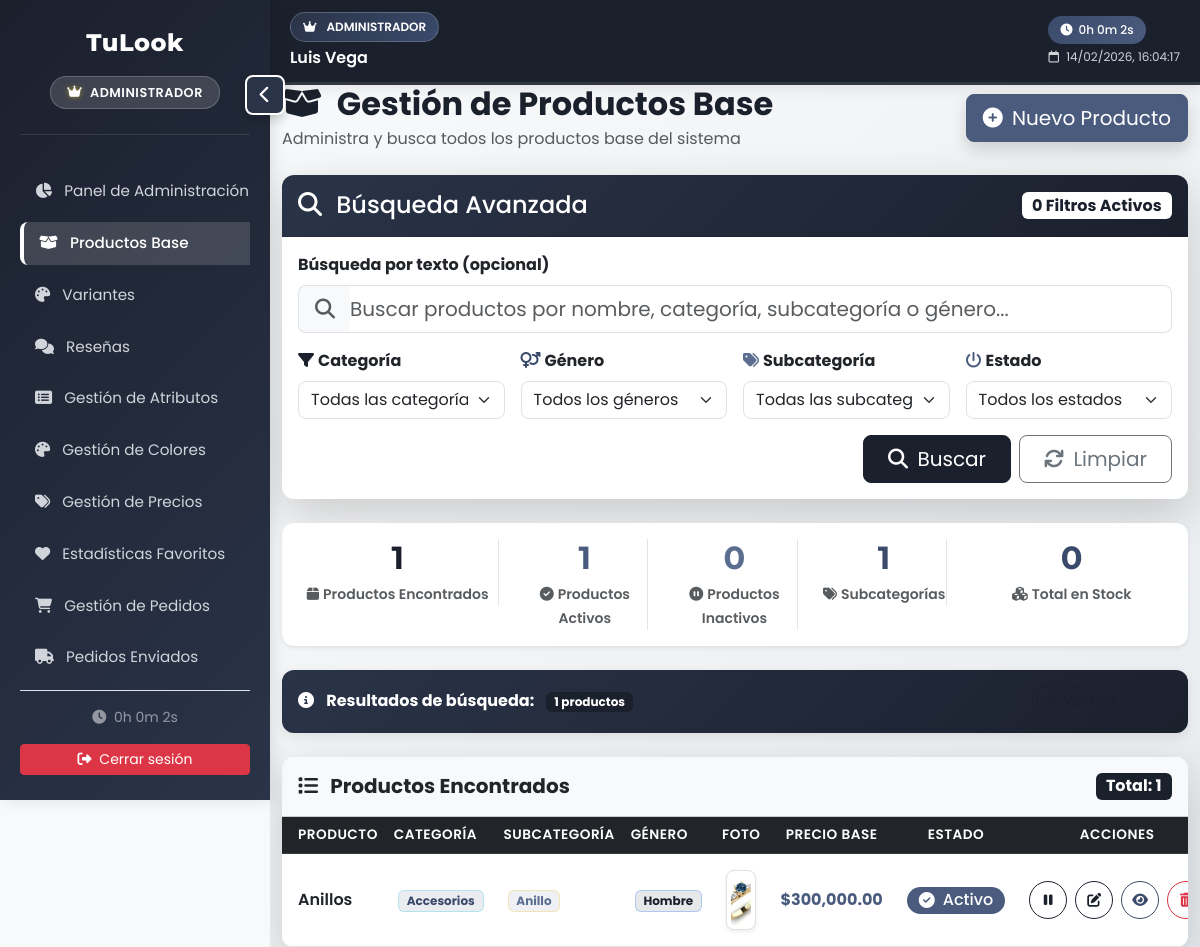
/?c=Admin&a=productos&fresh=1 (signed in), run on the app's committed database.
### tables this page shows
CREATE TABLE `articulo` (
  `ID_Articulo` int(11) NOT NULL,
  `N_Articulo` varchar(45) NOT NULL,
  `Foto` varchar(300) NOT NULL,
  `ID_Categoria` int(11) NOT NULL,
  `ID_SubCategoria` int(11) NOT NULL,
  `ID_Genero` int(11) NOT NULL,
  `ID_Precio` int(11) NOT NULL,
  `Activo` int(11) NOT NULL DEFAULT 0
);

CREATE TABLE `categoria` (
  `ID_Categoria` int(11) NOT NULL,
  `N_Categoria` varchar(45) NOT NULL
);

CREATE TABLE `subcategoria` (
  `ID_SubCategoria` int(11) NOT NULL,
  `SubCategoria` varchar(50) NOT NULL,
  `ID_Categoria` int(11) DEFAULT NULL,
  `AtributosRequeridos` varchar(100) DEFAULT '1,2' COMMENT 'IDs de tipo_atributo separados por coma'
);

CREATE TABLE `genero` (
  `ID_Genero` int(11) NOT NULL,
  `N_Genero` varchar(45) NOT NULL
);

CREATE TABLE `precio` (
  `ID_precio` int(11) NOT NULL,
  `Valor` decimal(10,2) NOT NULL,
  `FechaAct` datetime NOT NULL,
  `Activo` int(11) NOT NULL
);

### views/admin/productos.php (the view, shortened to what the rows shown need)
<div class="container-fluid">
    <div class="d-flex justify-content-between align-items-center mb-4">
        <div>
            <h2 class="fw-bold mb-1" style="color: var(--primary-dark);">
                <i class="fas fa-box-open me-2"></i> Gestión de Productos Base
            </h2>
        </div>
    </div>
    <?php if (!empty($articulos) || isset($terminoBusqueda)): ?>
    <div class="row mb-4">
        <div class="col-12">
            <div class="card border-0 shadow-sm stats-card">
                <div class="card-body py-3">
                    <div class="row text-center">
                        <div class="col-md-3">
                            <div class="border-end">
                                <h2 class="fw-bold text-primary mb-1"><?= count($articulos) ?></h2>
                                <small class="text-muted fw-semibold">
                                    <i class="fas fa-box me-1"></i>Productos Encontrados
                                </small>
                            </div>
                        </div>
                        <div class="col-md-2">
                            <div class="border-end">
                                <h2 class="fw-bold text-success mb-1">
                                    <?= count(array_filter($articulos, fn($a) => !empty($a['Activo']))) ?>
                                </h2>
                                <small class="text-muted fw-semibold">
                                    <i class="fas fa-check-circle me-1"></i>Productos Activos
                                </small>
                            </div>
                        </div>
                        <div class="col-md-2">
                            <div class="border-end">
                                <h2 class="fw-bold text-warning mb-1">
                                    <?= count(array_filter($articulos, fn($a) => empty($a['Activo']))) ?>
                                </h2>
                                <small class="text-muted fw-semibold">
                                    <i class="fas fa-pause-circle me-1"></i>Productos Inactivos
                                </small>
                            </div>
                        </div>
                        <div class="col-md-2">
                            <div class="border-end">
                                <h2 class="fw-bold text-info mb-1">
                                    <?= count(array_unique(array_column($articulos, 'SubCategoria'))) ?>
                                </h2>
                                <small class="text-muted fw-semibold">
                                    <i class="fas fa-tags me-1"></i>Subcategorías
                                </small>
                            </div>
                        </div>
                        <div class="col-md-3">
                            <div>
                                <h2 class="fw-bold text-info mb-1">
                                    <?= array_sum(array_column($articulos, 'Cantidad')) ?>
                                </h2>
                                <small class="text-muted fw-semibold">
                                    <i class="fas fa-cubes me-1"></i>Total en Stock
                                </small>
                            </div>
                        </div>
                    </div>
                </div>
            </div>
        </div>
    </div>
    <?php endif; ?>
    <div class="card border-0 shadow-lg">
        <div class="card-body p-0">
            <?php if (!empty($articulos)): ?>
                <div class="table-responsive">
                    <table class="table table-hover align-middle mb-0" id="productosTable">
                        <thead class="table-dark">
                            <tr>
                                <th class="ps-3">Producto</th>
                                <th width="120">Categoría</th>
                                <th width="120">SubCategoría</th>
                                <th width="100">Género</th>
                                <th width="100">Foto</th>
                                <th width="100" class="text-center">Precio Base</th>
                                <th width="100" class="text-center">Estado</th>
                                <th width="180" class="text-center">Acciones</th>
                            </tr>
                        </thead>
                        <tbody>
                            <?php foreach ($articulos as $a): ?>
                                <tr class="hover-shadow" data-id="<?= $a['ID_Articulo'] ?>">
                                    <td class="ps-3">
                                        <div class="fw-semibold"><?= htmlspecialchars($a['N_Articulo']); ?></div>
                                    </td>
                                    <td>
                                        <span class="badge bg-info bg-opacity-10 text-info border border-info border-opacity-25">
                                            <?= htmlspecialchars($a['N_Categoria']); ?>
                                        </span>
                                    </td>
                                    <td>
                                        <span class="badge bg-warning bg-opacity-10 text-warning border border-warning border-opacity-25">
                                            <?= htmlspecialchars($a['SubCategoria']); ?>
                                        </span>
                                    </td>
                                    <td>
                                        <span class="badge bg-primary bg-opacity-10 text-primary border border-primary border-opacity-25">
                                            <?= htmlspecialchars($a['N_Genero']); ?>
                                        </span>
                                    </td>
                                    <td>
                                        <?php
                                            $foto = trim($a['Foto'] ?? '');
                                            if ($foto !== '') {
                                                $rutaFoto = BASE_URL . ltrim($foto, '/');
                                            } else {
                                                $rutaFoto = BASE_URL . 'assets/img/sin_imagen.png';
                                            }
                                        ?>
                                        <img src="<?= htmlspecialchars($rutaFoto); ?>"
                                            class="img-thumbnail rounded-3 shadow-sm product-image"
                                            style="width:80px; height:60px; object-fit:cover;"
                                            alt="<?= htmlspecialchars($a['N_Articulo']); ?>">
                                    </td>
                                    <td class="text-center">
                                        <span class="fw-bold text-success">
                                            $<?= number_format($a['PrecioBase'] ?? 0, 2) ?>
                                        </span>
                                    </td>
                                    <td class="text-center">
                                        <span class="badge <?= !empty($a['Activo']) ? 'bg-success' : 'bg-secondary' ?> rounded-pill fs-6 estado-badge">
                                            <i class="fas <?= !empty($a['Activo']) ? 'fa-check-circle' : 'fa-pause-circle' ?> me-1"></i>
                                            <?= !empty($a['Activo']) ? 'Activo' : 'Inactivo' ?>
                                        </span>
                                    </td>
                                    <td>
                                        <div class="d-flex justify-content-center gap-2 acciones-container">
                                            <button class="btn btn-sm btn-outline-primary rounded-circle toggle-estado-btn"
                                                data-id="<?= $a['ID_Articulo'] ?>"
                                                data-activo="<?= !empty($a['Activo']) ? '1' : '0' ?>"
                                                title="<?= !empty($a['Activo']) ? 'Desactivar Producto' : 'Activar Producto' ?>"
                                                data-bs-toggle="tooltip">
                                                <i class="fas <?= !empty($a['Activo']) ? 'fa-pause' : 'fa-play' ?>"></i>
                                            </button>
                                            <a class="btn btn-sm btn-outline-primary rounded-circle"
                                                href="<?= BASE_URL; ?>?c=Admin&a=productoForm&id=<?= (int)$a['ID_Articulo']; ?>"
                                                title="Editar producto"
                                                data-bs-toggle="tooltip">
                                                <i class="fas fa-edit"></i>
                                            </a>
                                            <a class="btn btn-sm btn-outline-info rounded-circle"
                                                href="<?= BASE_URL; ?>?c=Admin&a=detalleProducto&id=<?= (int)$a['ID_Articulo']; ?>"
                                                title="Ver detalle y variantes"
                                                data-bs-toggle="tooltip">
                                                <i class="fas fa-eye"></i>
                                            </a>
                                            <button class="btn btn-sm btn-outline-danger rounded-circle delete-producto-btn"
                                                data-id="<?= $a['ID_Articulo'] ?>"
                                                data-nombre="<?= htmlspecialchars($a['N_Articulo']) ?>"
                                                title="Eliminar producto"
                                                data-bs-toggle="tooltip">
                                                <i class="fas fa-trash-alt"></i>
                                            </button>
                                        </div>
                                    </td>
                                </tr>
                            <?php endforeach; ?>
                        </tbody>
                    </table>
                </div>
            <?php endif; ?>
        </div>
    </div>
</div>
<link rel="stylesheet" href="<?= BASE_URL ?>assets/css/productosAdmin.css">

### data on the page
articulo: Activo "1", Activo "0", N_Articulo "Anillos", ID_Categoria.N_Categoria "Accesorios", ID_SubCategoria.SubCategoria "Anillo", ID_Genero.N_Genero "Hombre", Foto (picture), ID_Precio.Valor "300,000.00"

### other printed values
$_SESSION['Nombre_Completo'] "Luis Vega"
count($articulos) "1"
count(array_unique(array_column($articulos, 'SubCategoria'))) "1"
array_sum(array_column($articulos, 'Cantidad')) "0"
